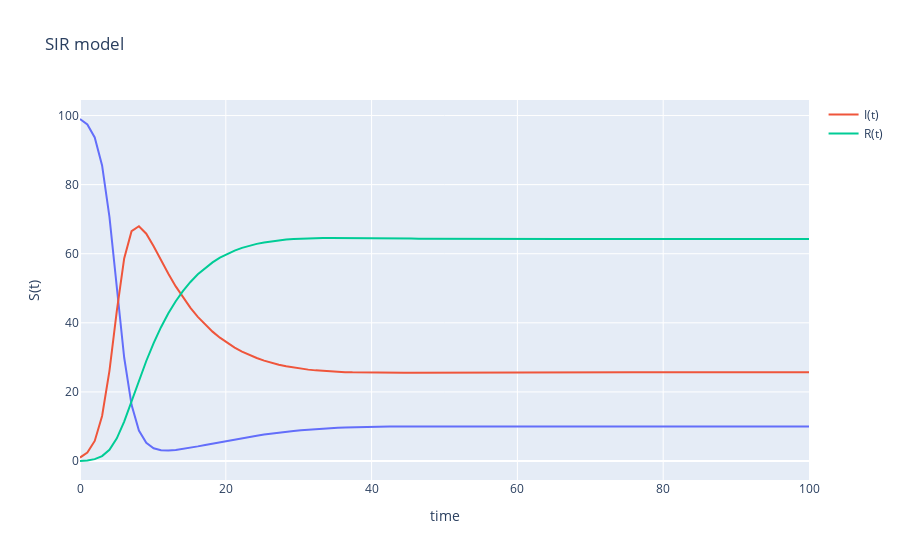

Notebook source saved alongside this figure:
### Code cell
N = 100
T_END = 100
t = np.linspace(0, T_END, T_END)
beta, gamma, lambda_ = 0.01, 0.1, 0.04
S0 = 99
I0 = 1
R0 = 0
y0 = S0, I0, R0
ret = odeint(deriv_SIRS, y0, t, args=(N, beta, gamma,lambda_))
S,I,R = ret.T

# plot results in the same figure
fig = px.line(x=t, y=S, title='SIR model', labels={'x':'time', 'y':'S(t)'})
fig.add_scatter(x=t, y=I, mode='lines',name='I(t)')
fig.add_scatter(x=t, y=R, mode='lines',name='R(t)')
fig.show()
